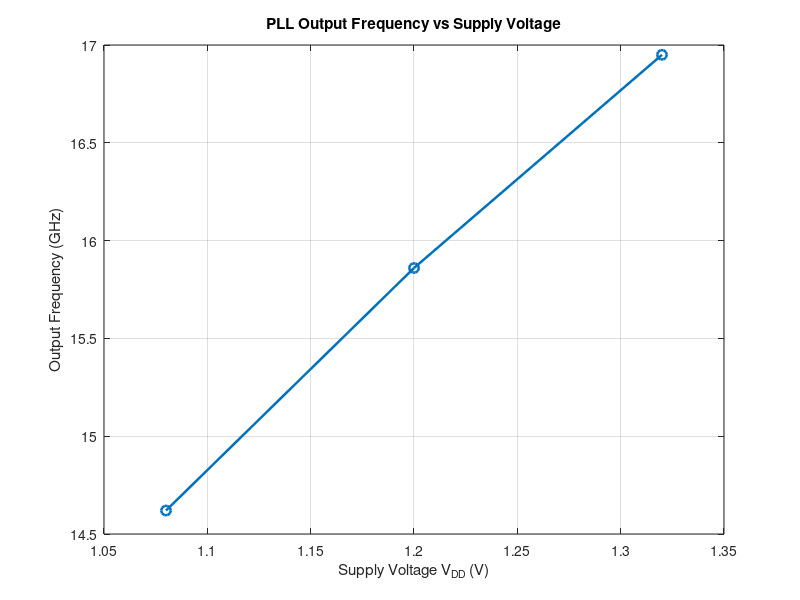

This figure's MATLAB source:
% -------- Voltage sweep data --------
VDD = [1.08  1.20  1.32];        % Supply voltage (V)

Fout_GHz = [ ...
    14.62, ...   % Frequency at 1.08 V (GHz)
    15.86, ...   % Frequency at 1.20 V (GHz)
    16.95  ...   % Frequency at 1.32 V (GHz)
];

% -------- Plot --------
figure;
plot(VDD, Fout_GHz, '-o', 'LineWidth', 1.8, 'MarkerSize', 7);
grid on;

xlabel('Supply Voltage V_{DD} (V)');
ylabel('Output Frequency (GHz)');
title('PLL Output Frequency vs Supply Voltage');

% Improve readability
xlim([1.05 1.35]);

% -------- Linear fit --------
p = polyfit(VDD, Fout_GHz, 1);
VDD_fit = linspace(min(VDD), max(VDD), 100);
F_fit = polyval(p, VDD_fit);


